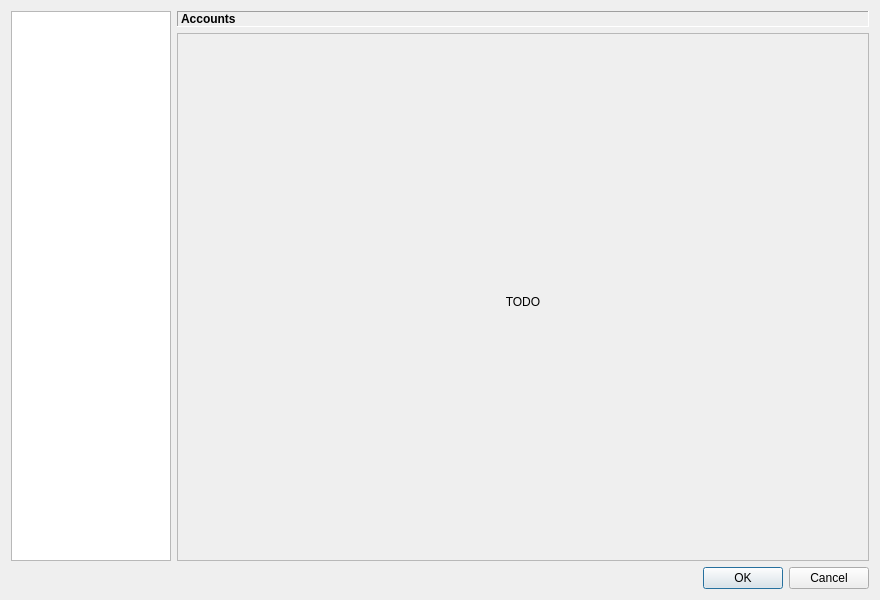
<?xml version="1.0" encoding="UTF-8"?>
<ui version="4.0">
 <class>SettingsDialog</class>
 <widget class="QDialog" name="SettingsDialog">
  <property name="geometry">
   <rect>
    <x>0</x>
    <y>0</y>
    <width>880</width>
    <height>600</height>
   </rect>
  </property>
  <property name="windowTitle">
   <string>Settings</string>
  </property>
  <layout class="QVBoxLayout" name="verticalLayout">
   <item>
    <layout class="QHBoxLayout" name="horizontalLayout">
     <item>
      <widget class="QTreeWidget" name="treeWidget">
       <property name="sizePolicy">
        <sizepolicy hsizetype="Fixed" vsizetype="Expanding">
         <horstretch>0</horstretch>
         <verstretch>0</verstretch>
        </sizepolicy>
       </property>
       <property name="maximumSize">
        <size>
         <width>160</width>
         <height>16777215</height>
        </size>
       </property>
       <property name="rootIsDecorated">
        <bool>false</bool>
       </property>
       <property name="uniformRowHeights">
        <bool>true</bool>
       </property>
       <property name="itemsExpandable">
        <bool>false</bool>
       </property>
       <attribute name="headerVisible">
        <bool>false</bool>
       </attribute>
       <column>
        <property name="text">
         <string>Section</string>
        </property>
       </column>
      </widget>
     </item>
     <item>
      <layout class="QVBoxLayout" name="verticalLayout_2">
       <item>
        <widget class="QLabel" name="titleLabel">
         <property name="font">
          <font>
           <bold>true</bold>
          </font>
         </property>
         <property name="frameShape">
          <enum>QFrame::Panel</enum>
         </property>
         <property name="frameShadow">
          <enum>QFrame::Sunken</enum>
         </property>
         <property name="text">
          <string>Accounts</string>
         </property>
         <property name="margin">
          <number>4</number>
         </property>
        </widget>
       </item>
       <item>
        <widget class="QStackedWidget" name="stackedWidget">
         <property name="frameShape">
          <enum>QFrame::StyledPanel</enum>
         </property>
         <property name="frameShadow">
          <enum>QFrame::Plain</enum>
         </property>
         <property name="currentIndex">
          <number>0</number>
         </property>
         <widget class="QWidget" name="placeholderPage">
          <layout class="QVBoxLayout" name="verticalLayout_3">
           <property name="leftMargin">
            <number>0</number>
           </property>
           <property name="rightMargin">
            <number>0</number>
           </property>
           <property name="bottomMargin">
            <number>0</number>
           </property>
           <item>
            <widget class="QLabel" name="label">
             <property name="text">
              <string>TODO</string>
             </property>
             <property name="alignment">
              <set>Qt::AlignCenter</set>
             </property>
            </widget>
           </item>
          </layout>
         </widget>
        </widget>
       </item>
      </layout>
     </item>
    </layout>
   </item>
   <item>
    <widget class="QDialogButtonBox" name="buttonBox">
     <property name="orientation">
      <enum>Qt::Horizontal</enum>
     </property>
     <property name="standardButtons">
      <set>QDialogButtonBox::Cancel|QDialogButtonBox::Ok</set>
     </property>
    </widget>
   </item>
  </layout>
 </widget>
 <resources/>
 <connections>
  <connection>
   <sender>buttonBox</sender>
   <signal>accepted()</signal>
   <receiver>SettingsDialog</receiver>
   <slot>accept()</slot>
   <hints>
    <hint type="sourcelabel">
     <x>248</x>
     <y>254</y>
    </hint>
    <hint type="destinationlabel">
     <x>157</x>
     <y>274</y>
    </hint>
   </hints>
  </connection>
  <connection>
   <sender>buttonBox</sender>
   <signal>rejected()</signal>
   <receiver>SettingsDialog</receiver>
   <slot>reject()</slot>
   <hints>
    <hint type="sourcelabel">
     <x>316</x>
     <y>260</y>
    </hint>
    <hint type="destinationlabel">
     <x>286</x>
     <y>274</y>
    </hint>
   </hints>
  </connection>
 </connections>
</ui>
